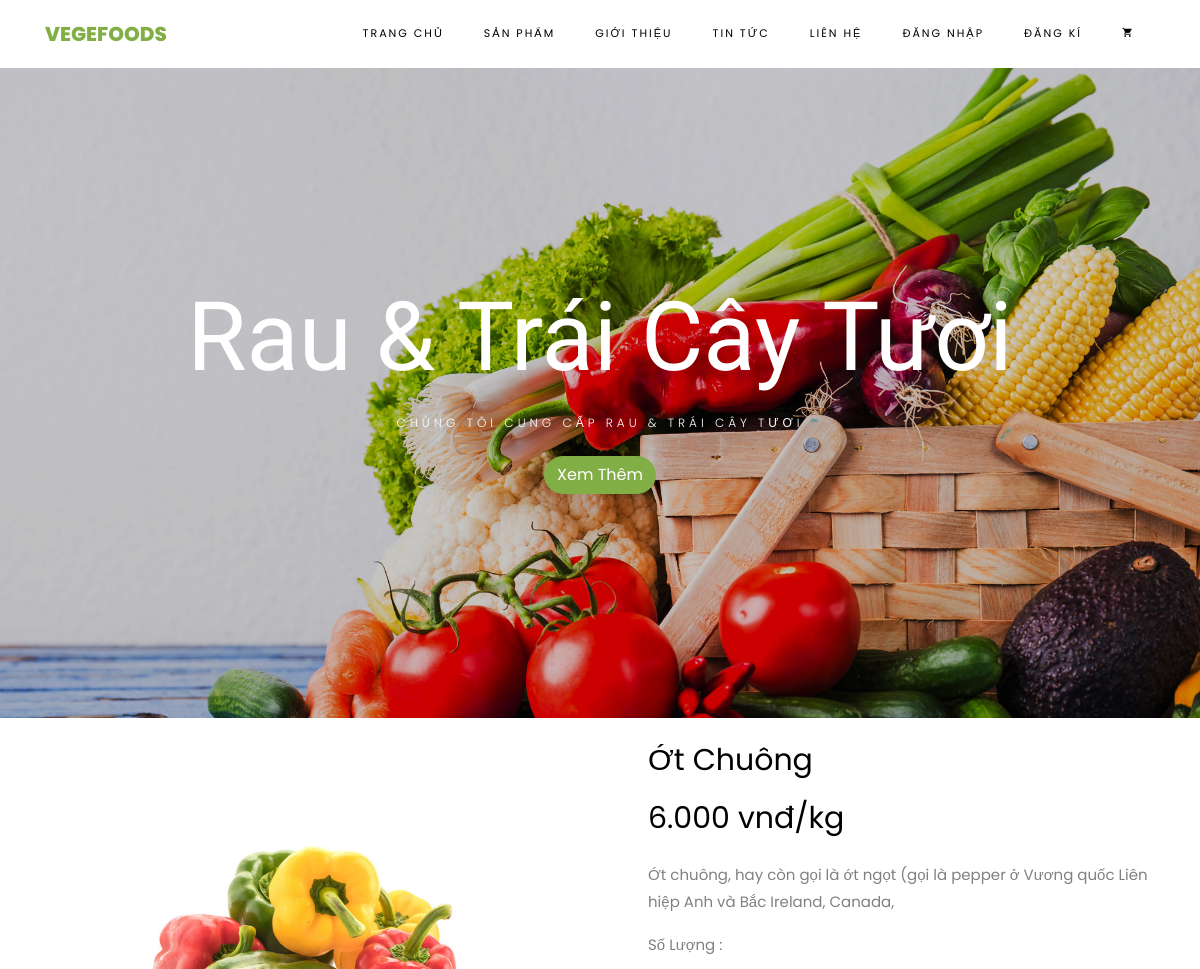
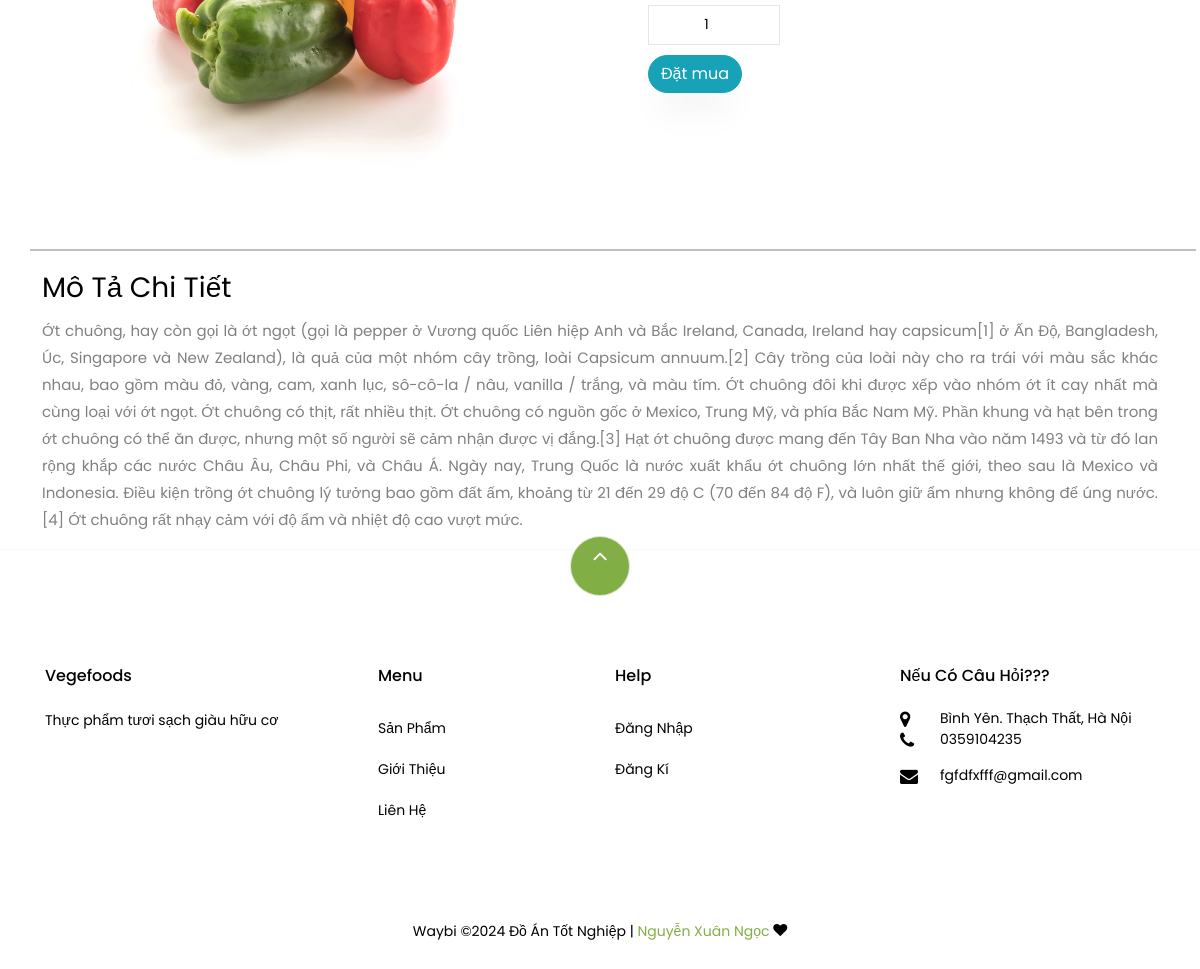
/?rq=chitiet&id=1, run on the app's committed database (2 pictures, top to bottom).
### tables this page shows
CREATE TABLE `sanpham` (
  `id` int(11) NOT NULL,
  `idloai` int(11) NOT NULL,
  `tensp` varchar(50) NOT NULL,
  `anhsp` varchar(120) NOT NULL,
  `mota` varchar(100) NOT NULL,
  `chitietsp` longtext NOT NULL,
  `giasp` int(11) NOT NULL
);

### views/chitietsp.php (the view)
<?php
if (isset($_GET['id'])) {
	$id=$_GET['id'];
	$query="select*from sanpham where id=$id";
	$item=mysqli_fetch_array($connect->query($query));
}
?>
	<div class="container">
		<div class="row">
			<div class="col-lg-6 mb-5 ftco-animate">
				<a href="images/<?=$item['anhsp']?>" class="image-popup"><img src="images/<?=$item['anhsp']?>" class="img-fluid" alt="Colorlib Template"></a>
			</div>
			<div class="col-lg-6 product-details pl-md-5 ftco-animate">
				<h3><?=$item['tensp']?></h3>
				<p class="price"><span><?=number_format($item['giasp'],0,',','.')?> vnđ/kg</span></p>
				<p><?=$item['mota']?>
			</p>
			<form action="?rq=cart&action=add&id=<?=$item['id']?>" method="POST">
				<label class="form-group">Số Lượng :</label>
				<input style="width:26%;margin-bottom: 10px;" value="1" type="number" name="sl" class="form-control">
				<input type="submit" value="Đặt mua" class="btn btn-info">
			</form>
		</div>
	<hr style="border: 1.5px solid black;">
	<div class="">
		<h3>Mô Tả Chi Tiết</h3>
		<div class="text-justify"><?=$item['chitietsp']?></div>
	</div>
	</div>
</div>

### index.php (shortened to what this page needs)
<!DOCTYPE html>
<html lang="en">
<head>
  <link href="https://cdn.jsdelivr.net/npm/bootstrap@5.2.0/dist/css/bootstrap.min.css" rel="stylesheet">
  <link rel="stylesheet" href="css/open-iconic-bootstrap.min.css">
  <link rel="stylesheet" href="css/animate.css">
  <link rel="stylesheet" href="css/owl.carousel.min.css">
  <link rel="stylesheet" href="css/owl.theme.default.min.css">
  <link rel="stylesheet" href="css/magnific-popup.css">
  <link rel="stylesheet" href="css/aos.css">
  <link rel="stylesheet" href="css/ionicons.min.css">
  <link rel="stylesheet" href="css/bootstrap-datepicker.css">
  <link rel="stylesheet" href="css/jquery.timepicker.css">
  <link rel="stylesheet" href="css/flaticon.css">
  <link rel="stylesheet" href="css/icomoon.css">
  <link rel="stylesheet" href="css/style.css">
</head>
<body class="goto-here">
 <?php include"layout/menu.php"; ?>
 <?php if(isset($_GET['rq'])): ?>
  <?php if($_GET['rq']!='signin' && $_GET['rq']!='register' && $_GET['rq']!='cart' && $_GET['rq']!='dathang'): ?>
   <?php include"layout/header.php"; ?>
 <?php endif; ?>
<?php else: ?>
 <?php include"layout/header.php"; ?>
<?php endif; ?>
<?php include"layout/content.php"; ?>
<?php include"layout/footer.php"; ?>
</body>
</html>

### layout/menu.php (shortened to what this page needs)
<nav class="navbar navbar-expand-lg navbar-dark ftco_navbar bg-dark ftco-navbar-light" id="ftco-navbar">
  <div class="container">
    <a class="navbar-brand" href="?rq=home">Vegefoods</a>
    <div class="collapse navbar-collapse" id="ftco-nav">
      <ul class="navbar-nav ml-auto">
        <li class="nav-item active"><a href="?rq=home" class="nav-link">Trang Chủ</a></li>
        <li class="nav-item active"><a href="?rq=sanpham" class="nav-link">Sản Phẩm</a></li>
        <li class="nav-item active"><a href="?rq=gt" class="nav-link">Giới Thiệu</a></li>
        <li class="nav-item active"><a href="?rq=tt" class="nav-link">Tin Tức</a></li>
        <li class="nav-item active"><a href="?rq=contact" class="nav-link">Liên Hệ</a></li>
        <?php if (!empty($_SESSION['khachhang'])) { ?>
        	 <li class="nav-item" style="display: flex; " ><span style="padding-right: 0;" class="nav-link ">Xin Chào :<?=$_SESSION['khachhang']?></span> <a style="padding-left: 0;" href="?rq=thoat" class="nav-link active" >[ Thoát ]</a></li>
       <?php }else {?>
        	 <li class="nav-item active"><a href="?rq=signin" class="nav-link ">Đăng Nhập</a></li>
        		<li class="nav-item active" ><a href="?rq=register" class="nav-link">Đăng Kí</a></li>
      <?php  } ?>
        <li class="nav-item cta cta-colored"><a href="?rq=cart" class="nav-link"><span class="icon-shopping_cart"></span><?php if(isset($_SESSION['cart'])): ?>
        [<?=count($_SESSION['cart']);?>]
    		<?php endif;?>
    		</a></li>
      </ul>
    </div>
  </div>
</nav>

### layout/header.php (shortened to what this page needs)
<?php if (isset($_GET['rq'])) { ?>
	<?php if($_GET['rq']=="tt"){ ?>
		<div class="hero-wrap hero-bread" style="background-image: url('images/bg_1.jpg');">
			<div class="container">
				<div class="row no-gutters slider-text align-items-center justify-content-center">
					<div class="col-md-9 ftco-animate text-center">
						<p class="breadcrumbs"><span class="mr-2"><a href="?rq=home">Trang Chủ</a></span></p>
						<h1 class="mb-0 bread">Tin Tức</h1>
					</div>
				</div>
			</div>
		</div>
	<?php } else{ ?>
		<section id="home-section" style="margin-bottom:20px" class="hero">
			<div class="home-slider owl-carousel">
				<div class="slider-item" style="background-image: url(images/bg_1.jpg);">
					<div class="overlay"></div>
					<div class="container">
						<div class="row slider-text justify-content-center align-items-center" data-scrollax-parent="true">
							<div class="col-md-12 ftco-animate text-center">
								<h1 class="mb-2">Rau  &amp; Trái Cây Tươi</h1>
								<h2 class="subheading mb-4">Chúng Tôi Cung Cấp Rau &amp; Trái Cây Tươi</h2>
								<p><a href="?rq=sanpham" class="btn btn-primary">Xem Thêm</a></p>
							</div>
						</div>
					</div>
				</div>
			</div>
		</section>
	<?php }} ?>

### layout/content.php (shortened to what this page needs)
<?php
if (isset($_GET['rq'])) {
	switch ($_GET['rq']) {
		case 'chitiet':
		include"views/chitietsp.php";
		break;
	}
}else {
	include"views/home.php";
}
?>

### layout/footer.php (shortened to what this page needs)
<footer class="ftco-footer ftco-section">
     <div class="container">
     	<div class="row">
     		<div class="mouse">
					<a href="#" class="mouse-icon">
						<div class="mouse-wheel"><span class="ion-ios-arrow-up"></span></div>
					</a>
				</div>
     	</div>
       <div class="row mb-5">
         <div class="col-md">
           <div class="ftco-footer-widget mb-4">
             <h2 class="ftco-heading-2">Vegefoods</h2>
             <p>Thực phẩm tươi sạch giàu hữu cơ</p>
             <ul class="ftco-footer-social list-unstyled float-md-left float-lft mt-5">
             </ul>
           </div>
         </div>
         <div class="col-md">
           <div class="ftco-footer-widget mb-4 ml-md-5">
             <h2 class="ftco-heading-2">Menu</h2>
             <ul class="list-unstyled">
               <li><a href="?rq=sanpham" class="py-2 d-block">Sản Phẩm</a></li>
               <li><a href="?rq=gt" class="py-2 d-block">Giới Thiệu</a></li>
               <li><a href="?rq=contact" class="py-2 d-block">Liên Hệ</a></li>
             </ul>
           </div>
         </div>
         <div class="col-md">
            <div class="ftco-footer-widget mb-4">
             <h2 class="ftco-heading-2">Help</h2>
             <div class="d-flex">
              <ul class="list-unstyled mr-l-5 pr-l-3 mr-4">
                <li><a href="?rq=signin" class="py-2 d-block">Đăng Nhập</a></li>
                <li><a href="?rq=register" class="py-2 d-block">Đăng Kí</a></li>
              </ul>
            </div>
           </div>
         </div>
         <div class="col-md">
           <div class="ftco-footer-widget mb-4">
           	<h2 class="ftco-heading-2">Nếu Có Câu Hỏi???</h2>
           	<div class="block-23 mb-3">
              <ul>
                <li><span class="icon icon-map-marker"></span><span class="text">Bình Yên. Thạch Thất, Hà Nội</span></li>
                <li><a href="#"><span class="icon icon-phone"></span><span class="text">0359104235</span></a></li>
                <li><a href="#"><span class="icon icon-envelope"></span><span class="text">fgfdfxfff@gmail.com</span></a></li>
              </ul>
            </div>
           </div>
         </div>
       </div>
       <div class="row">
         <div class="col-md-12 text-center">
           <p>
					  Waybi &copy;<script>document.write(new Date().getFullYear());</script> Đồ Án Tốt Nghiệp |  <a href="https://www.facebook.com/profile.php?id=100022147272777" target="_blank">Nguyễn Xuân Ngọc</a> <i class="icon-heart color-danger" aria-hidden="true"></i>
					</p>
         </div>
       </div>
     </div>
   </footer>

### css/icomoon.css (style rules this page uses)
[class^="icon-"], [class*=" icon-"] { font-family: 'icomoon' !important; speak: none; font-style: normal; font-weight: normal; font-variant: normal; text-transform: none; line-height: 1; -webkit-font-smoothing: antialiased; -moz-osx-font-smoothing: grayscale; }
.icon-heart:before { content: "\f004"; }
.icon-map-marker:before { content: "\f041"; }
.icon-phone:before { content: "\f095"; }
.icon-envelope:before { content: "\f0e0"; }
.icon-shopping_cart:before { content: "\e8cc"; }

### data on the page
sanpham: anhsp (picture), tensp "Ớt Chuông", giasp "6.000", mota "Ớt chuông, hay còn gọi là ớt ngọt (gọi là pepper ở Vương quốc Liên hiệp Anh và Bắc Ireland, Canada,", chitietsp "Ớt chuông, hay còn gọi là ớt ngọt (gọi là pepper ở Vương quốc Liên hiệp Anh và Bắc Ireland, Canada, Ireland hay capsicum[1] ở Ấn Độ, Bangladesh, Úc, Singapore và New Zealand), là quả của một nhóm cây trồng, loài Capsicum annuum.[2] Cây trồng của loài này cho ra trái với màu sắc khác nhau, bao gồm màu đỏ, vàng, cam, xanh lục, sô-cô-la / nâu, vanilla / trắng, và màu tím. Ớt chuông đôi khi được xếp vào nhóm ớt ít cay nhất mà cùng loại với ớt ngọt. Ớt chuông có thịt, rất nhiều thịt. Ớt chuông có nguồn gốc ở Mexico, Trung Mỹ, và phía Bắc Nam Mỹ. Phần khung và hạt bên trong ớt chuông có thể ăn được, nhưng một số người sẽ cảm nhận được vị đắng.[3] Hạt ớt chuông được mang đến Tây Ban Nha vào năm…"
